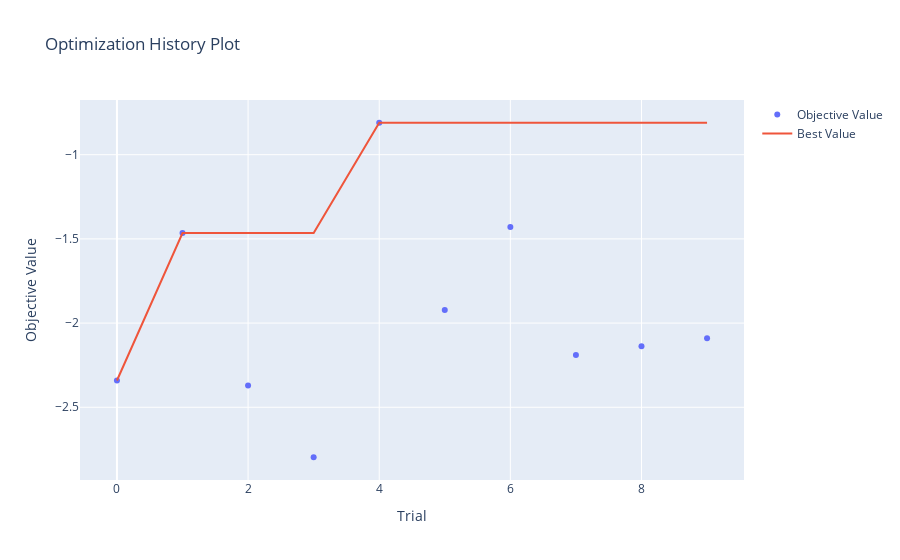

The code cell stored with this chart in its notebook:
### Code cell
optuna.visualization.plot_optimization_history(study)

### Figure 1 — Plotly figure (JSON) as saved in the notebook; plotly's stock layout.template omitted (floating-point values rounded to 4 significant figures)
{"data": [{"mode": "markers", "name": "Objective Value", "type": "scatter", "x": [0, 1, 2, 3, 4, 5, 6, 7, 8, 9], "y": [-2.341, -1.465, -2.37, -2.797, -0.8102, -1.922, -1.43, -2.19, -2.138, -2.09]}, {"mode": "lines", "name": "Best Value", "type": "scatter", "x": [0, 1, 2, 3, 4, 5, 6, 7, 8, 9], "y": [-2.341, -1.465, -1.465, -1.465, -0.8102, -0.8102, -0.8102, -0.8102, -0.8102, -0.8102]}, {"marker": {"color": "#cccccc"}, "mode": "markers", "name": "Infeasible Trial", "showlegend": false, "type": "scatter", "x": [], "y": []}], "layout": {"title": {"text": "Optimization History Plot"}, "xaxis": {"title": {"text": "Trial"}}, "yaxis": {"title": {"text": "Objective Value"}}}}
